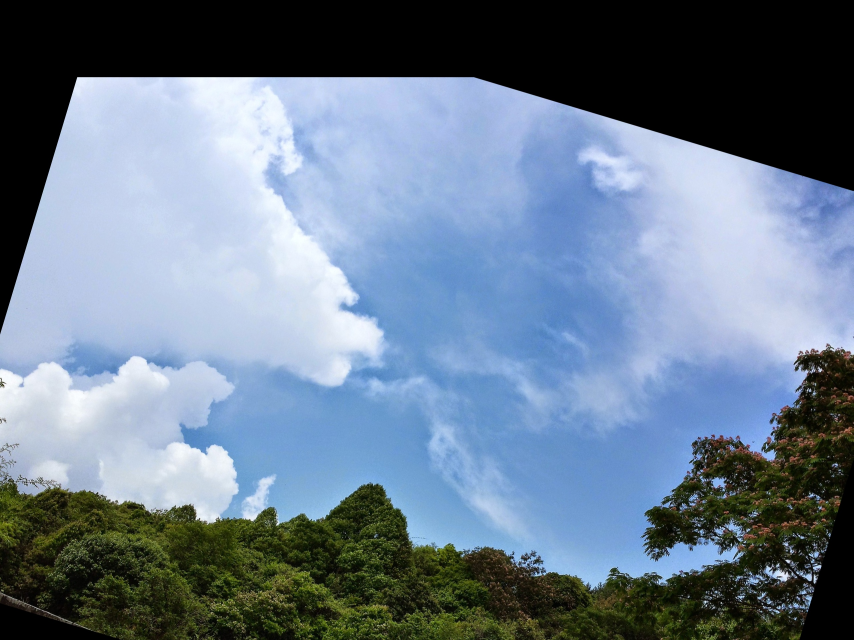
#> input picture image_processing/output.jpg, 2560 x 1920 px (shown at 1/3 size)
$ python manipulate_over_shell.py output.jpg
#> lines starting #> are read from the running program, lines starting #| are printed output that depends on the picture; after the words box and inside, x2 and y2 are one past the last pixel; in counts of white or black regions, pixels touching at a corner belong together
### image_processing/utils/common_tools.py
import cv2, os, math, glob
import numpy as np
import matplotlib.pyplot as plt
from skimage import feature
from sklearn.linear_model import LinearRegression
from skimage.transform import rotate,warp


# [402 lines left out: functions find_nonzero_bounding_box, trim_video, annotate_image, show_bgr, assemble_frames_to_video, stack_videos and 4 more, not called in this run]

############################
# Helper: Convert a pixel to ASCII with color (ANSI)
############################
def pixel_to_ascii_color(r, g, b):
    # For color mode, we ignore brightness-based variation.
    # We'll always use '#', tinted by the pixel's color.
    # ASCII_CHARS is just a repeated '#' for bigger blocks.
    ansi_char = '#'
    # 24-bit color code: \033[38;2;R;G;Bm
    return f"\033[38;2;{r};{g};{b}m{ansi_char}\033[0m"

# [34 lines left out: function frame_to_ascii, not called in this run]


def numbered_framing_from_ascii(frame, new_width=80, color=False, enumerate_grid=False):
    """
    Convert a BGR frame to ASCII text lines.
    If enumerate_grid=True, we print row/col labels in the top-left corner:
      - Top 3 rows show column digits (hundreds, tens, ones).
      - Left 2 columns show row digits (tens, ones).
    Returns:
      ascii_text (str): The ASCII-art representation
      (ascii_height, ascii_width): the shape of the ASCII image
    """
    # Convert BGR -> RGB
    rgb_frame = cv2.cvtColor(frame, cv2.COLOR_BGR2RGB)
    h, w, _ = rgb_frame.shape

    # Compute new height based on aspect ratio
    aspect_ratio = h / w
    new_height = int(aspect_ratio * new_width * 0.5625)
    if new_height < 1:
        new_height = 1

    # Resize
    resized = cv2.resize(rgb_frame, (new_width, new_height))

    ascii_lines = []
    for i, row in enumerate(resized):
        line_chars = []
        is_black_row = True
        for j, (r, g, b) in enumerate(row):
            if (r, g, b) != (0, 0, 0):  # Check if the row contains non-black pixels
                is_black_row = False

            if enumerate_grid:
                # Show row/col indices in top-left
                if i < 3:
                    if i == 0:
                        line_chars.append(str(j // 100))
                    elif i == 1:
                        line_chars.append(str((j % 100) // 10))
                    else:
                        line_chars.append(str(j % 10))
                elif j < 2:
                    if j == 0:
                        line_chars.append(str(i // 10))
                    else:
                        line_chars.append(str(i % 10))
                else:
                    if color:
                        line_chars.append(pixel_to_ascii_color(r, g, b))
                    else:
                        line_chars.append(pixel_to_ascii_bw(r, g, b) if (r, g, b) != (0, 0, 0) else " ")
            else:
                if color:
                    line_chars.append(pixel_to_ascii_color(r, g, b))
                else:
                    line_chars.append(pixel_to_ascii_bw(r, g, b) if (r, g, b) != (0, 0, 0) else " ")

        if is_black_row:  # If row is entirely black, append an empty line
            ascii_lines.append("")
        else:
            ascii_lines.append("".join(line_chars))

    ascii_text = "\n".join(ascii_lines)
    return ascii_text, resized.shape[:2]  # (height, width)

### image_processing/manipulate_over_shell.py
import cv2

import os
import time
import shutil
import sys
import numpy as np
import matplotlib.pyplot as plt

from utils.detection_tools import extract_object_and_background_masks
from utils.detection_tools import get_min_max_hsv
from utils.common_tools import numbered_framing_from_ascii

def main():
    """
    Usage:
      python zoom_ascii.py my_video.mp4
    Interaction:
      - For each frame, we display ASCII
      - The user can:
         (s) Zoom in again on the same frame by specifying row1 col1 row2 col2 in ASCII coords
         (n) Move to the next frame
         (p) Play the rest of the video without interruption
         (q) Quit
    """
    if len(sys.argv) < 2:
        print("Usage: python zoom_ascii.py <video_file>")
        sys.exit(1)

    video_path = sys.argv[1]
    cap = cv2.VideoCapture(video_path)
    #cap = cv2.VideoCapture(0) #use usb cam

    if not cap.isOpened():
        print(f"Error: Cannot open video file '{video_path}'")
        sys.exit(1)

    frame_index = 0  # start at frame 5 for debugging, else 0
    play_continuously = False
    playcounter = 30
    while True:
        cap.set(cv2.CAP_PROP_POS_FRAMES, frame_index)
        ret, frame = cap.read()
#> frame is the input picture: shape (1920, 2560, 3); mean B, G, R 141.7, 123.2, 106.3
        if not ret:
            print("End of video or cannot read frame.")
            break

        frame_index += 1
        print(f"--- Frame {frame_index} ---")

        current_frame = frame.copy()
        global_roi = (0, 0, frame.shape[0], frame.shape[1])
#> global_roi = (0, 0, 1920, 2560)

        while True:
            if not play_continuously:
                os.system("cls" if os.name == "nt" else "clear")
                edges = cv2.Canny(current_frame, 10, 20)
                ascii_text, (ascii_h, ascii_w) = numbered_framing_from_ascii(
                    current_frame,
                    new_width=256,
                    color=True,
                    enumerate_grid=True
                )
                print(ascii_text)
                print("\nOptions: [s] zoom on the same frame, [n] next frame, [p] play continuously, [d] to detect object, [q] quit")
                choice = input("> ").lower().strip()

                if choice == 'q':
                    cap.release()
                    print("Quitting...")
                    return None

                elif choice == 'd':
                    cap.release()
                    print("Quitting...")
                    return current_frame

                elif choice == 'n':
                    break

                elif choice == 'p':
                    play_continuously = True
                    break

                elif choice == 's':
                    print("Enter ROI in ASCII coords: row1 col1 row2 col2 (or press Enter to cancel)")
                    line = input("Coordinates: ").strip()
                    if not line:
                        continue

                    parts = line.split()
                    if len(parts) != 4:
                        print("Invalid input. Must enter 4 numbers, e.g. '10 20 30 40'")
                        continue

                    try:
                        r1_ascii, c1_ascii, r2_ascii, c2_ascii = map(int, parts)
                    except ValueError:
                        print("Invalid input. Must be integers.")
                        continue

                    current_h, current_w = current_frame.shape[:2]
                    scale_y = current_h / ascii_h
                    scale_x = current_w / ascii_w

                    r1_crop = int(r1_ascii * scale_y)
                    c1_crop = int(c1_ascii * scale_x)
                    r2_crop = int(r2_ascii * scale_y)
                    c2_crop = int(c2_ascii * scale_x)

                    if r2_crop < r1_crop:
                        r1_crop, r2_crop = r2_crop, r1_crop
                    if c2_crop < c1_crop:
                        c1_crop, c2_crop = c2_crop, c1_crop

                    r1_crop = max(0, min(r1_crop, current_h - 1))
                    r2_crop = max(0, min(r2_crop, current_h))
                    c1_crop = max(0, min(c1_crop, current_w - 1))
                    c2_crop = max(0, min(c2_crop, current_w))

                    if (r2_crop - r1_crop) < 1 or (c2_crop - c1_crop) < 1:
                        print("ROI is too small or invalid.")
                        continue

                    current_frame = current_frame[r1_crop:r2_crop, c1_crop:c2_crop]
                    print(f"Cropped to: row=({r1_crop},{r2_crop}), col=({c1_crop},{c2_crop})")
                    continue

                else:
                    print("Invalid choice. Please type 's', 'n', 'p', or 'q'.")
            else:
                os.system("cls" if os.name == "nt" else "clear")

                if playcounter > 0:
                    playcounter -= 1
                    ascii_text, (ascii_h, ascii_w) = numbered_framing_from_ascii(
                        current_frame,
                        new_width=256,
                        color=True,
                        enumerate_grid=False
                    )
                    print(ascii_text)
                else:

                    hsv_lower_bound = [50,100 , 135]    # (hb, sb, vb)
                    hsv_upper_bound = [80, 225, 255]  # (ht, st, vt)

                    hsv_frame_hsv =cv2.cvtColor(current_frame, cv2.COLOR_BGR2HSV)

                    lb = np.array(hsv_lower_bound, np.uint8)
                    ub = np.array(hsv_upper_bound, np.uint8)
                    hsv_mask = cv2.inRange(hsv_frame_hsv, lb, ub)

                    contours, _ = cv2.findContours(hsv_mask, cv2.RETR_EXTERNAL, cv2.CHAIN_APPROX_SIMPLE)
                    frame = np.zeros_like(current_frame)

                    if contours:
                        # Find the largest remaining contour
                        identified_object = max(contours, key=cv2.contourArea)
                        x, y, w, h = cv2.boundingRect(identified_object)
                        bounding_box = (x, y, w, h)

                        #create an empty frame
                        #draw the identified object
                        cv2.drawContours(frame, [identified_object], -1, (0, 255, 0), 2)
                        #put a red dot on the center
                        cv2.circle(frame, (int(x + w/2), int(y + h/2)), 3, (0, 0, 255), -1)

                    ascii_text, (ascii_h, ascii_w) = numbered_framing_from_ascii(
                        frame,
                        new_width=256,
                        color=True,
                        enumerate_grid=False
                    )
                    print(ascii_text)
                #pause
                time.sleep(0.05)
                break
#> this loop made 7 passes; the answer given on pass 1: 1
#> (printed output is left out)
#> pass 1, in main, `edges = cv2.Canny(current_frame, 10, 20)`:
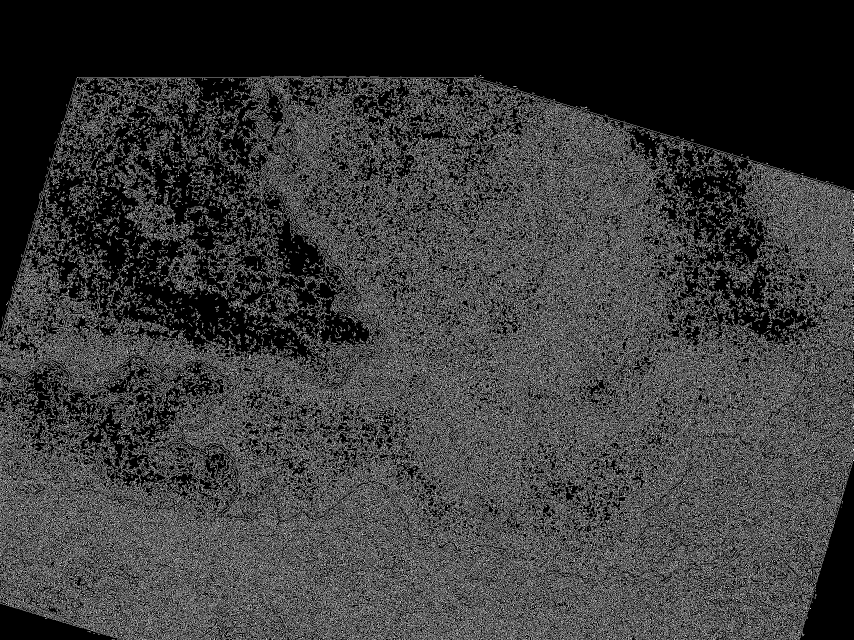
#> edges: shape (1920, 2560) (shown at 1/3 size); 23% white in thin lines or dots, all inside (x1, y1, x2, y2) = (0, 225, 2560, 1920)
#> pass 1, in numbered_framing_from_ascii, `resized = cv2.resize(rgb_frame, (new_width, new_height))`:
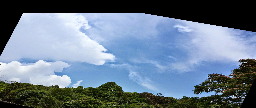
#> resized: shape (108, 256, 3); mean R, G, B 106.4, 123.2, 141.7
#> after the loop, choice = '1'; play_continuously = False; playcounter = 30

    cap.release()
    print("Finished all frames.")


if __name__ == "__main__":

    frame_of_interest = None
#> (the run stopped early here; a loop or call above may not have finished)
